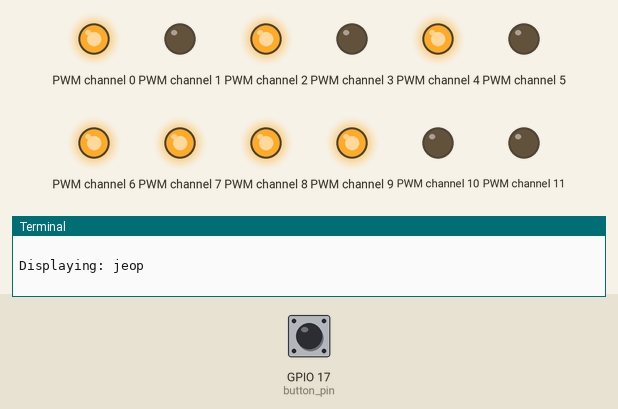
Recording of a program running on a simulated Raspberry Pi (BCM pin numbers). Shown: output pins drawn as LEDs (lit = HIGH), the last lines printed to the terminal. Inputs (shaded band) come from the test bench; at power-on: GPIO 17 (button_pin) LOW.

Above: at 5.0 s.
5.1 s: GPIO 17 (button_pin) pulled HIGH for 0.15 s
At 6.2 s:
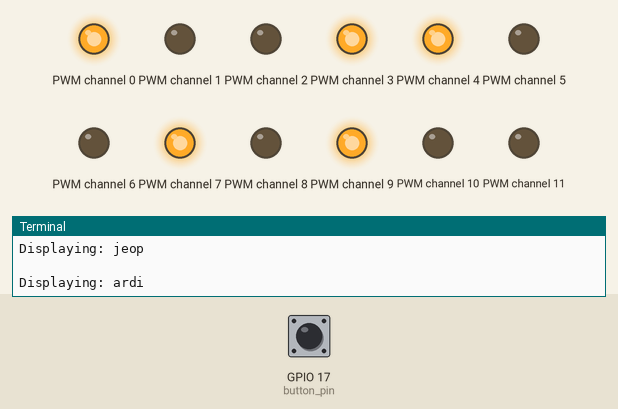
7.1 s: GPIO 17 (button_pin) pulled HIGH for 0.15 s
At 8.9 s:
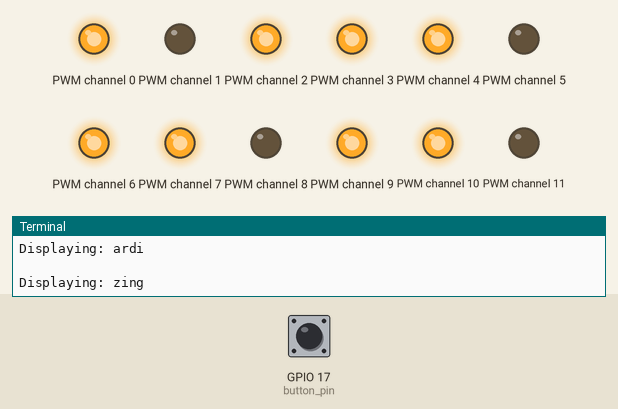
Timing chart, 0 to 10.4 s (numbered marks = the images above; inputs shaded):
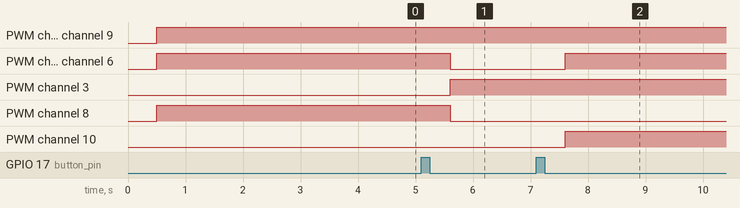

The program:

four_cells_i2c.py
```python
import RPi.GPIO as GPIO
import time
from adafruit_pca9685 import PCA9685
from time import sleep
import board

i2c=board.I2C()
pca_onetwo=PCA9685(i2c, address=0x41)
pca_threefour=PCA9685(i2c, address=0x60)
pca_onetwo.frequency = 100
pca_threefour.frequency = 100

braille = [
    [1,0,0,0,0,0],  # a
    [1,1,0,0,0,0],  # b
    [1,0,0,1,0,0],  # c
    [1,0,0,1,1,0],  # d
    [1,0,0,0,1,0],  # e
    [1,1,0,1,0,0],  # f
    [1,1,0,1,1,0],  # g
    [1,1,0,0,1,0],  # h
    [0,1,0,1,0,0],  # i
    [0,1,0,1,1,0],  # j
    [1,0,1,0,0,0],  # k
    [1,1,1,0,0,0],  # l
    [1,0,1,1,0,0],  # m
    [1,0,1,1,1,0],  # n
    [1,0,1,0,1,0],  # o
    [1,1,1,1,0,0],  # p
    [1,1,1,1,1,0],  # q
    [1,1,1,0,1,0],  # r
    [0,1,1,1,0,0],  # s
    [0,1,1,1,1,0],  # t
    [1,0,1,0,0,1],  # u
    [1,1,1,0,0,1],  # v
    [0,1,0,1,1,1],  # w
    [1,0,1,1,0,1],  # x
    [1,0,1,1,1,1],  # y
    [1,0,1,0,1,1],  # z
]

braille_cells = [
    (pca_onetwo, [0, 1, 2, 3, 4, 5]),       # Cell 1
    (pca_onetwo, [6, 7, 8, 9, 10, 11]),     # Cell 2
    (pca_threefour, [0, 1, 2, 3, 4, 5]),    # Cell 3
    (pca_threefour, [6, 7, 8, 9, 10, 11])   # Cell 4
]

button_pin = 17
text = "jeopardizing"

space = [0,0,0,0,0,0]

GPIO.setmode(GPIO.BCM)
GPIO.setwarnings(False)
GPIO.setup(button_pin, GPIO.IN, pull_up_down=GPIO.PUD_DOWN)

def set_solenoid_state(pca, channel, state):
    if state:
        pca.channels[channel].duty_cycle = 0xFFFF
    else:
        pca.channels[channel].duty_cycle = 0

def display_char(cell_index, char):
    if not char.isalpha():
        return
    index = ord(char.lower()) - ord('a')
    pca, channels = braille_cells[cell_index]
    for i in range(6):
        set_solenoid_state(pca, channels[i], braille[index][i])

def clear_all_cells():
    for pca, channels in braille_cells:
        for ch in channels:
            set_solenoid_state(pca, ch, 0)

try:
    clear_all_cells()
    time.sleep(0.5)

    i = 0
    while i < len(text):
        chars = text[i:i+4]
        print(f"\nDisplaying: {chars}")

        for j, c in enumerate(chars):
            display_char(j, c)

        while GPIO.input(button_pin) == 0:
            time.sleep(0.01)

        time.sleep(0.5)

        i += 4


except KeyboardInterrupt:
    print("\nProgram interrupted.")

finally:
    clear_all_cells()
    GPIO.cleanup()
```

Measured:
- after the input at 5.1 s, PWM channel 2, PWM channel 6, PWM channel 8: HIGH → LOW after 0.50 s; PWM channel 3: LOW → HIGH after 0.50 s
- after the input at 7.1 s, PWM channel 2, PWM channel 6, PWM channel 10: LOW → HIGH after 0.50 s
